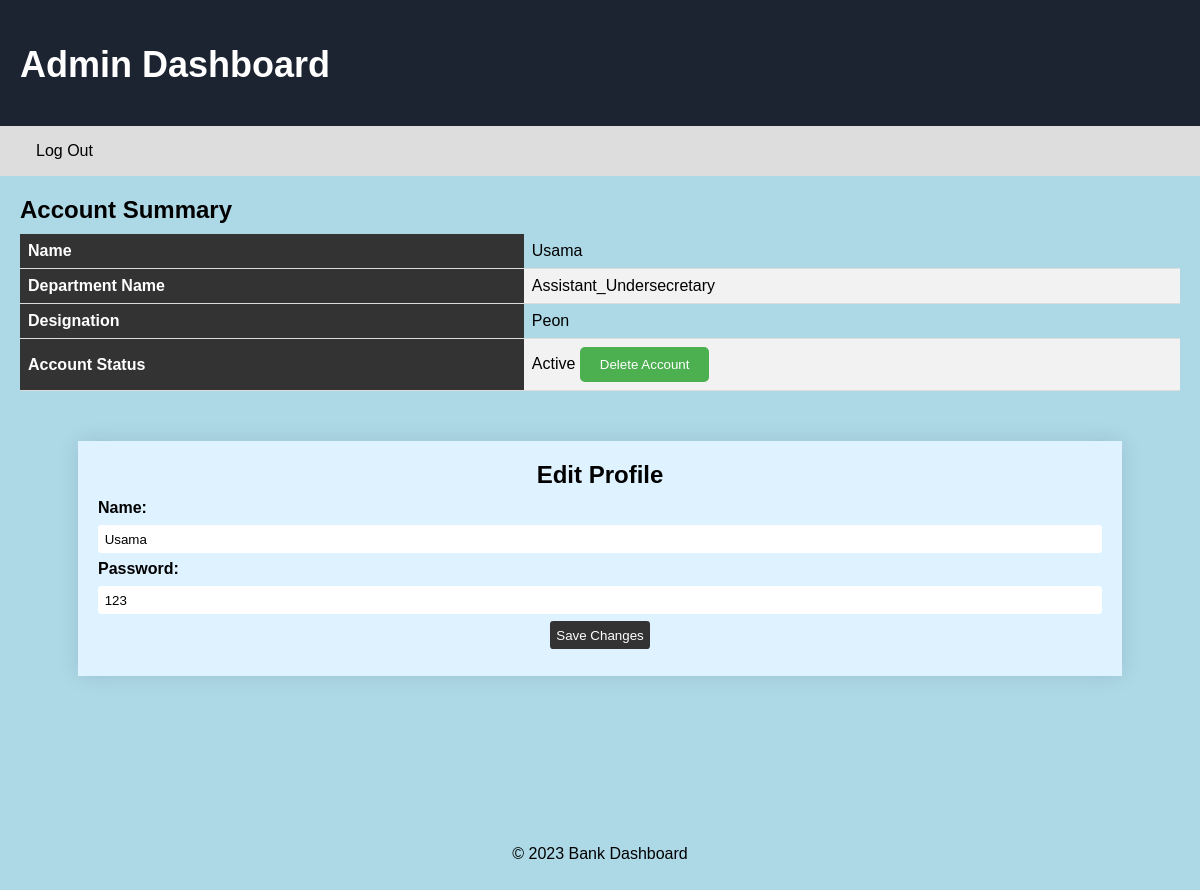
The app's page /admin1.php?var=Usama (signed in) with its own data.
### tables this page shows
CREATE TABLE `accounts` (
  `id` int(40) UNSIGNED NOT NULL,
  `username` varchar(40) NOT NULL,
  `password` varchar(40) NOT NULL,
  `department_name` varchar(40) NOT NULL,
  `department_no` varchar(40) NOT NULL,
  `section` varchar(40) NOT NULL,
  `designation` varchar(30) NOT NULL,
  `callee_name` varchar(40) NOT NULL,
  `callee_link` varchar(100) NOT NULL,
  `upcomming_call` tinyint(1) DEFAULT NULL,
  `file_name` varchar(80) NOT NULL,
  `profile_pic` tinyint(1) DEFAULT NULL,
  `role` varchar(50) NOT NULL DEFAULT 'Customer',
  `phone` bigint(50) NOT NULL,
  `dob` date NOT NULL
);

### admin1.php (the view, shortened to what this page needs)
<?php
$var = explode(",", $_GET["var"]);
$user1=$var[0];
  $host = "localhost";
  $dbusername = "root";
  $dbpassword = "";
  $dbname = "ministry";
  $conn = new mysqli ($host, $dbusername, $dbpassword, $dbname);
	if (mysqli_connect_error())
	{
	  die('Connect Error ('. mysqli_connect_errno() .') '
	 . mysqli_connect_error());
	}
	else
	{
$query = "SELECT * FROM accounts WHERE username = '$user1'";
$run_query = mysqli_query($conn, $query);
  $row = mysqli_fetch_assoc($run_query);
  $name=$row["username"];
  $password=$row["password"];
  $department=$row["department_name"];
  $designation=$row["designation"];
}
?>
<!DOCTYPE html>
<html>
<head>
	<link rel="stylesheet" href="Styles/style.css">
</head>
<body style="  background-color: lightblue;">
	<header>
		<h1>Admin Dashboard</h1>
	</header>
	<nav>
		<ul >
			<li><a href="logout.php" style="color:black;">Log Out</a></li>
		</ul>
	</nav>
	<div class="container">
	<div class="dashboard">
		<div id="account-summary">
			<h2>Account Summary</h2>
			<table>
				<tr>
					<th>Name</th>
					<td><?php  echo $name;?></td>
				</tr>
				<tr>
					<th>Department Name</th>
					<td><?php  echo $department;?></td>
				</tr>
				<tr>
					<th>Designation</th>
					<td><?php  echo $designation;?></td>
				</tr>
				<tr>
					<th>Account Status</th>
					<td>Active
<button onclick="location.href='admin1.php?var=<?php echo $name;?>,<?php echo 'Delete';?>';">Delete Account</button>
</td>
				</tr>
			</table>
		</div>
<form action="admin1.php?var=<?php echo $name;?>" method="post">
  <h2 style="text-align: center;">Edit Profile</h2>
  <label for="name">Name:</label>
  <input type="text" id="name" name="name" value="<?php echo $name;?>">
  <label for="password">Password:</label>
  <input type="text" id="password" name="password" value="<?php echo $password;?>">
  <div style="text-align: center;">
  <button type="submit">Save Changes</button>
</div>
 </form>
	<footer>
		<p style="text-align: center; padding-top:10%;">&copy; 2023 Bank Dashboard</p>
	</footer>
</body>
</html>

### Styles/style.css (style rules this page uses)
body { font-family: sans-serif; margin: 0; padding: 0; }
header { background-color: #333; color: #fff; padding: 1em; text-align: center; }
nav { background-color: #ddd; padding: 1em; }
nav ul { list-style: none; margin: 0; padding: 0; }
nav li { display: inline-block; margin-right: 1em; }
nav a { color: #333; text-decoration: none; }
h2 { margin-top: 0; }
ul { list-style: none; margin: 0; padding: 0; }
li { margin: 0.5em 0; }
table { border-collapse: collapse; width: 100%; }
th, td { padding: 0.5em; text-align: left; border-bottom: 1px solid #ddd; }
th { background-color: #333; color: #fff; }
label { display: block; margin-bottom: 0.5em; }
input[type="text"], input[type="number"], button[type="submit"] { padding: 0.5em; border-radius: 0.25em; border: none; margin-bottom: 0.5em; }
button[type="submit"] { background-color: #333; color: #fff; cursor: pointer; }
header { background-color: #1c2331; color: #fff; display: flex; justify-content: space-between; align-items: center; padding: 20px; }
nav ul { list-style: none; margin: 0; padding: 0; display: flex; }
nav li { margin: 0 10px; }
nav a { color: #fff; text-decoration: none; padding: 10px; }

### admin1.php (style rules this page uses)
* { box-sizing: border-box; }
body { font-family: Arial, sans-serif; margin: 0; padding: 0; }
h1 { font-size: 36px; font-weight: bold; margin-bottom: 20px; }
h2 { font-size: 24px; font-weight: bold; margin-bottom: 10px; }
p { font-size: 16px; line-height: 1.5; margin-bottom: 20px; }
button { background-color: #4CAF50; color: #fff; border: none; padding: 10px 20px; border-radius: 5px; cursor: pointer; }
input[type=text], input[type=email], input[type=tel], textarea { width: 100%; padding: 12px; border: 1px solid #ccc; border-radius: 4px; resize: vertical; }
label { display: block; font-weight: bold; margin-bottom: 5px; }
table { border-collapse: collapse; width: 100%; margin-bottom: 20px; }
th, td { text-align: left; padding: 12px; }
th { background-color: #4CAF50; color: #fff; }
tr:nth-child(even) { background-color: #f2f2f2; }
.container { display: flex; flex-wrap: wrap; }
.dashboard { flex: 3; padding: 20px; }
form { margin: 50px auto; width: 90%; background-color: #DFF2FF; box-shadow: 0 0 20px rgba(0, 0, 0, 0.1); padding: 20px; }

### records on screen
accounts: username "Usama", department_name "Assistant_Undersecretary", designation "Peon", name "Usama", password "123"
